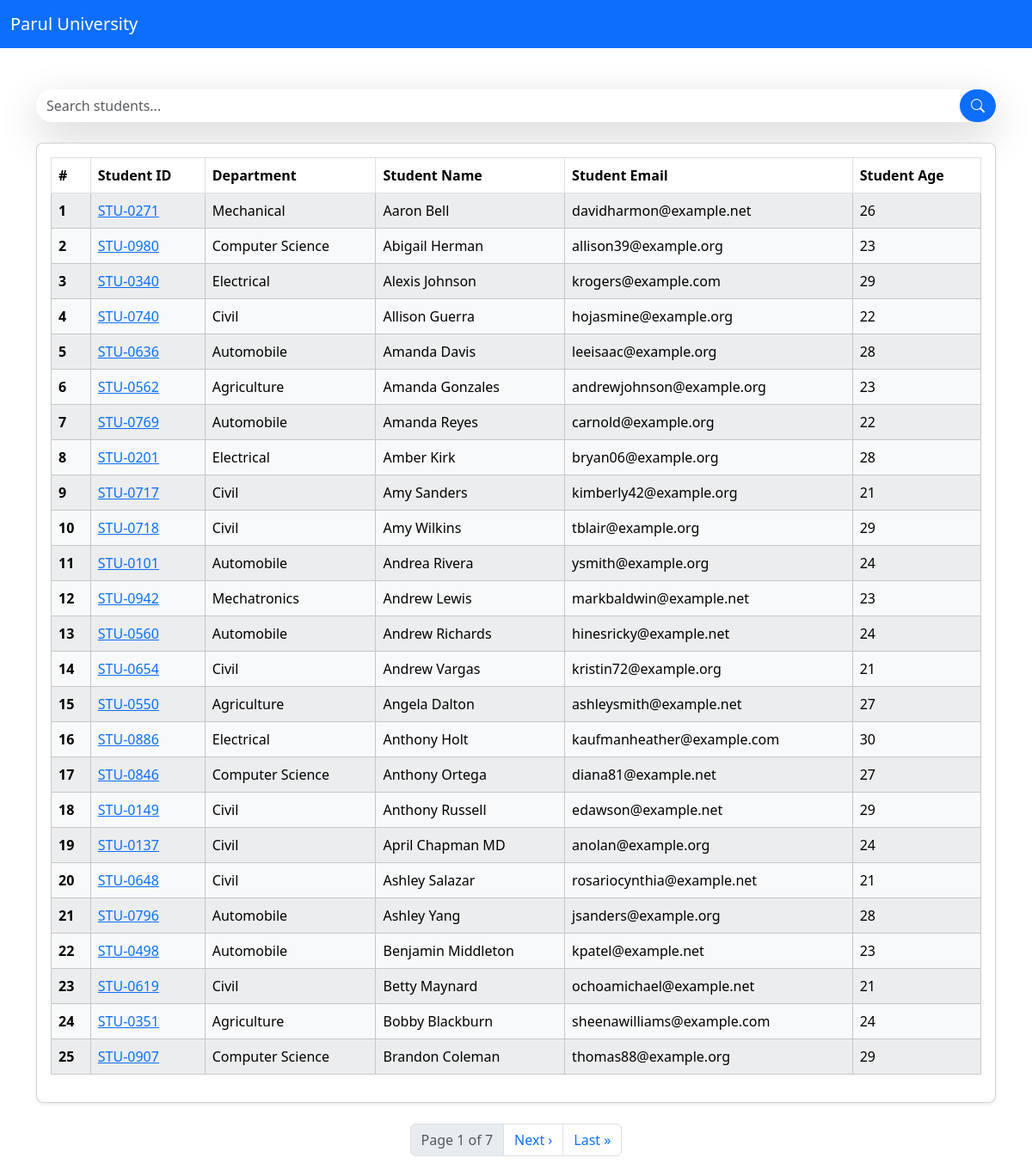
The page / on the database its author committed.
### Student_repo_App/models.py (models this page shows, shortened)
class Student(models.Model):
    department = models.ForeignKey(Department, related_name="depart", on_delete=models.CASCADE)
    student_id = models.OneToOneField(StudentID, related_name="studentid", on_delete=models.CASCADE)
    student_name = models.CharField(max_length=100)
    student_email = models.EmailField(unique=True)
    student_age = models.IntegerField(default=18)
    student_address = models.TextField()
    class Meta:
        ordering = ["student_name"]
        verbose_name = "student"

class StudentID(models.Model):
    student_id = models.CharField(max_length=100)
    def __str__(self):
        return self.student_id
    class Meta:
        ordering = ['student_id']

class Department(models.Model):
    department = models.CharField(max_length=100)
    def __str__(self):
        return self.department
    class Meta:
        ordering = ['department']

### Student_repo_App/views.py (the view, shortened to what this page needs)
# urls.py: path('', get_students, name="get_student"),
def get_students(request):
    queryset = Student.objects.all()
    search = request.GET.get('search')
    paginator = Paginator(queryset, 25)
    page_number = request.GET.get("page", 1)
    page_obj = paginator.get_page(page_number)
    print(page_obj)
    return render(request, "report/student.html", {'queryset': page_obj, 'search':search})

### Templates/report/student.html (shortened to what this page needs)
{% extends "base.html" %}
{% block main %}
<div class="container mt-5">
    <form class="d-flex justify-content-center mb-4" role="search">
        <div class="input-group shadow-lg rounded-pill overflow-hidden">
            <input class="form-control border-0 shadow-sm" type="search" placeholder="Search students..." aria-label="Search" name="search">
            <button class="btn btn-primary text-white rounded-pill shadow-sm" type="submit">
                <i class="bi bi-search"></i>
            </button>
        </div>
    </form>
    <div class="card shadow-sm rounded-3 mb-4">
        <div class="card-body">
            <table class="table table-striped table-hover table-bordered table-responsive-lg">
                <thead>
                    <tr>
                        <th scope="col">#</th>
                        <th scope="col">Student ID</th>
                        <th scope="col">Department</th>
                        <th scope="col">Student Name</th>
                        <th scope="col">Student Email</th>
                        <th scope="col">Student Age</th>
                    </tr>
                </thead>
                <tbody>
                    {% for query in queryset %}
                    <tr class="table-light">
                        <th scope="row">{{ forloop.counter }}</th>
                        <td>
                            <a href="{% url 'see_marks' query.student_id %}" class="text-primary">
                                {{ query.student_id }}
                            </a>
                        </td>
                        <td>{{ query.department }}</td>
                        <td>{{ query.student_name }}</td>
                        <td>{{ query.student_email }}</td>
                        <td>{{ query.student_age }}</td>
                    </tr>
                    {% empty %}
                    <tr>
                        <td colspan="6" class="text-center text-muted">No students found.</td>
                    </tr>
                    {% endfor %}
                </tbody>
            </table>
        </div>
    </div>
    {% if queryset.has_other_pages %}
    <nav aria-label="Page navigation" class="d-flex justify-content-center">
        <ul class="pagination">
            <li class="page-item disabled">
                <span class="page-link">
                    Page {{ queryset.number }} of {{ queryset.paginator.num_pages }}
                </span>
            </li>
            {% if queryset.has_next %}
            <li class="page-item">
                <a class="page-link" href="?page={{ queryset.next_page_number }}{% if search %}&search={{ search }}{% endif %}" aria-label="Next">
                    <span aria-hidden="true">Next &rsaquo;</span>
                </a>
            </li>
            <li class="page-item">
                <a class="page-link" href="?page={{ queryset.paginator.num_pages }}{% if search %}&search={{ search }}{% endif %}" aria-label="Last">
                    <span aria-hidden="true">Last &raquo;</span>
                </a>
            </li>
            {% endif %}
        </ul>
    </nav>
    {% endif %}
</div>
{% endblock main %}

### Templates/base.html (shortened to what this page needs)
<!DOCTYPE html>
<html lang="en">
<head>
    <link href="https://cdn.jsdelivr.net/npm/bootstrap-icons/font/bootstrap-icons.css" rel="stylesheet">
    <link href="https://cdn.jsdelivr.net/npm/bootstrap@5.3.3/dist/css/bootstrap.min.css" rel="stylesheet">
</head>
<body>
<nav class="navbar navbar-expand-lg bg-primary">
  <div class="container-fluid">
    <a class="navbar-brand" href="#" style="color:white;">Parul University</a>
  </div>
</nav>
{% block main %}
{% endblock main %}
</body>
</html>

### rows shown on the page
Student: student_id "STU-0271", department "Mechanical", student_name "Aaron Bell", student_email "davidharmon@example.net", student_age "26"
Student: student_id "STU-0980", department "Computer Science", student_name "Abigail Herman", student_email "allison39@example.org", student_age "23"
Student: student_id "STU-0340", department "Electrical", student_name "Alexis Johnson", student_email "krogers@example.com", student_age "29"
Student: student_id "STU-0740", department "Civil", student_name "Allison Guerra", student_email "hojasmine@example.org", student_age "22"
Student: student_id "STU-0636", department "Automobile", student_name "Amanda Davis", student_email "leeisaac@example.org", student_age "28"
Student: student_id "STU-0562", department "Agriculture", student_name "Amanda Gonzales", student_email "andrewjohnson@example.org", student_age "23"
Student: student_id "STU-0769", department "Automobile", student_name "Amanda Reyes", student_email "carnold@example.org", student_age "22"
Student: student_id "STU-0201", department "Electrical", student_name "Amber Kirk", student_email "bryan06@example.org", student_age "28"
Student: student_id "STU-0717", department "Civil", student_name "Amy Sanders", student_email "kimberly42@example.org", student_age "21"
Student: student_id "STU-0718", department "Civil", student_name "Amy Wilkins", student_email "tblair@example.org", student_age "29"
Student: student_id "STU-0101", department "Automobile", student_name "Andrea Rivera", student_email "ysmith@example.org", student_age "24"
Student: student_id "STU-0942", department "Mechatronics", student_name "Andrew Lewis", student_email "markbaldwin@example.net", student_age "23"
Student: student_id "STU-0560", department "Automobile", student_name "Andrew Richards", student_email "hinesricky@example.net", student_age "24"
Student: student_id "STU-0654", department "Civil", student_name "Andrew Vargas", student_email "kristin72@example.org", student_age "21"
Student: student_id "STU-0550", department "Agriculture", student_name "Angela Dalton", student_email "ashleysmith@example.net", student_age "27"
Student: student_id "STU-0886", department "Electrical", student_name "Anthony Holt", student_email "kaufmanheather@example.com", student_age "30"
Student: student_id "STU-0846", department "Computer Science", student_name "Anthony Ortega", student_email "diana81@example.net", student_age "27"
Student: student_id "STU-0149", department "Civil", student_name "Anthony Russell", student_email "edawson@example.net", student_age "29"
Student: student_id "STU-0137", department "Civil", student_name "April Chapman MD", student_email "anolan@example.org", student_age "24"
Student: student_id "STU-0648", department "Civil", student_name "Ashley Salazar", student_email "rosariocynthia@example.net", student_age "21"
Student: student_id "STU-0796", department "Automobile", student_name "Ashley Yang", student_email "jsanders@example.org", student_age "28"
Student: student_id "STU-0498", department "Automobile", student_name "Benjamin Middleton", student_email "kpatel@example.net", student_age "23"
Student: student_id "STU-0619", department "Civil", student_name "Betty Maynard", student_email "ochoamichael@example.net", student_age "21"
Student: student_id "STU-0351", department "Agriculture", student_name "Bobby Blackburn", student_email "sheenawilliams@example.com", student_age "24"
Student: student_id "STU-0907", department "Computer Science", student_name "Brandon Coleman", student_email "thomas88@example.org", student_age "29"

### other values the page prints
{{ queryset.number }} "1"
{{ queryset.paginator.num_pages }} "7"
